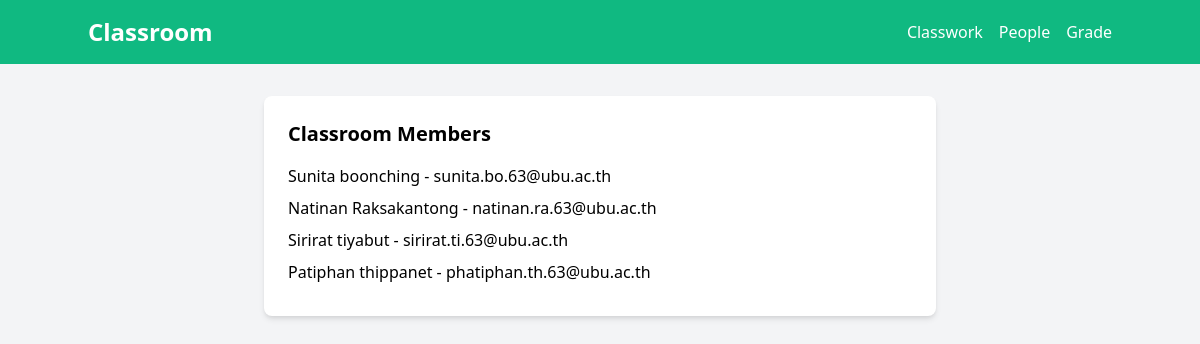
The page /people/ on the database its author committed.
### todolist/models.py (models this page shows)
class Student(models.Model):
    first_name = models.CharField(max_length=200)
    last_name = models.CharField(max_length=300)
    email = models.EmailField()

### todolist/views.py (the view)
# urls.py: path('people/', views.people, name='people'),
def people(request):
    students = Student.objects.all()
    context = {
        'students': students
    }
    return render(request, 'todolist/people.html', context)

### todolist/templates/todolist/people.html
{% extends 'todolist/components/base.html' %}
{% block content %}
<body class="bg-gray-100">
    <section class="container mx-auto py-8">
        <div class="max-w-2xl mx-auto bg-white p-6 rounded-lg shadow-md">
            <h2 class="text-xl font-semibold mb-4">Classroom Members</h2>
            <ul>
                {% for student in students %}
                <li class="mb-2">{{ student.first_name }} {{ student.last_name }} - {{ student.email }}</li>
                {% empty %}
                <li class="mb-2">No students available.</li>
                {% endfor %}
            </ul>
        </div>
    </section>
</body>
{% endblock %}

### todolist/templates/todolist/components/base.html (shortened to what this page needs)
<!DOCTYPE html>
<html lang="en">
<head>
    <link href="https://cdn.jsdelivr.net/npm/tailwindcss@2.2.19/dist/tailwind.min.css" rel="stylesheet">
</head>
<body class="bg-gray-100">
    <nav class="bg-green-500 p-4">
        <div class="container mx-auto flex justify-between items-center">
            <h1 class="text-2xl font-semibold text-white">Classroom</h1>
            <ul class="flex space-x-4">
                <li><a href="{% url 'classwork' %}" class="text-white hover:underline">Classwork</a></li>
                <li><a href="{% url 'people' %}" class="text-white hover:underline">People</a></li>
                <li><a href="#grade" class="text-white hover:underline">Grade</a></li>
            </ul>
        </div>
    </nav>
    {% block content %}{% endblock %}
</body>
</html>

### rows shown on the page
Student: first_name "Sunita", last_name "boonching", email "sunita.bo.63@ubu.ac.th"
Student: first_name "Natinan", last_name "Raksakantong", email "natinan.ra.63@ubu.ac.th"
Student: first_name "Sirirat", last_name "tiyabut", email "sirirat.ti.63@ubu.ac.th"
Student: first_name "Patiphan", last_name "thippanet", email "phatiphan.th.63@ubu.ac.th"
